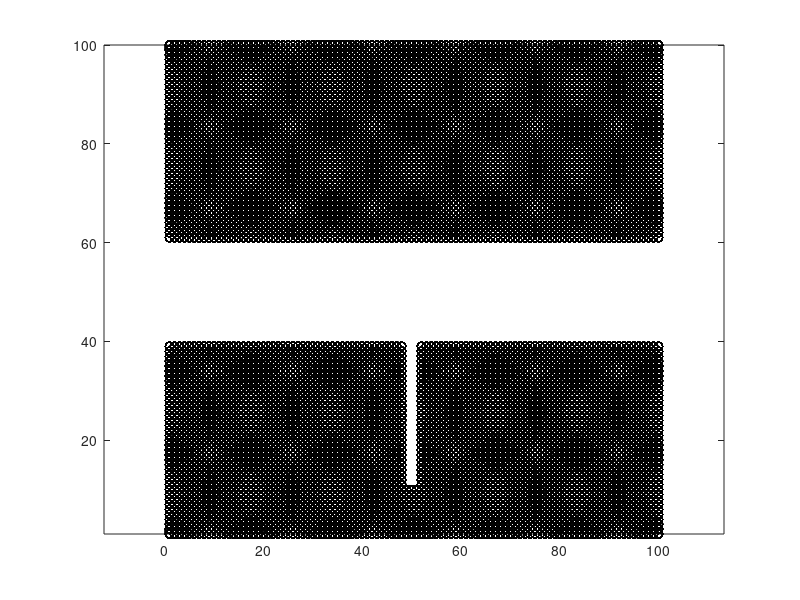

Write the MATLAB code that produced this figure. (Note: this script raises an error after producing the figure.)
% Creates a box with a slice
function create_box_with_slice()
    voxels = 100;
    N = [voxels voxels voxels];
    A = zeros(N);
    center = voxels / 2;

    for i=1:voxels
        for j=1:voxels
            for k=1:voxels
                dj = j - center;

                if abs(dj)>center*0.2
                    A(i,j,k) = 1;
                end
                
                if j>10 && j < center && abs(i-center) < 2
                    A(i,j,k) = 0;
                end
            end
        end
    end
    
    x = zeros(voxels,1);
    y = zeros(voxels,1);
    z = zeros(voxels,1);
    count = 1;
    for i=1:voxels
        for j=1:voxels
            for k=1:voxels
                if A(i,j,k)==1
                    x(count) = i;
                    y(count) = j;
                    z(count) = k;
                    count = count + 1;
                end
            end
        end
    end

    %plot3(x,y,z,'ko')
    plot(x,y,'ko')
    axis('equal')
    
    fid = fopen('/projects/master/code/worlds/box_with_slice_m.bin', 'w');
    fwrite(fid, N, 'uint');
    fwrite(fid, A, 'unsigned char');
    fclose(fid);
end